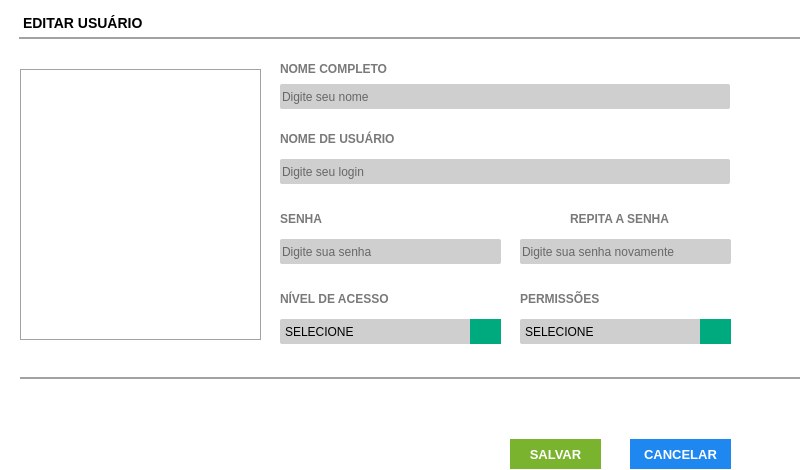
<?xml version="1.0" encoding="UTF-8"?>
<ui version="4.0">
 <class>Form_Edit_Usuario</class>
 <widget class="QFrame" name="Form_Edit_Usuario">
  <property name="windowModality">
   <enum>Qt::ApplicationModal</enum>
  </property>
  <property name="geometry">
   <rect>
    <x>0</x>
    <y>0</y>
    <width>800</width>
    <height>470</height>
   </rect>
  </property>
  <property name="minimumSize">
   <size>
    <width>800</width>
    <height>470</height>
   </size>
  </property>
  <property name="maximumSize">
   <size>
    <width>800</width>
    <height>470</height>
   </size>
  </property>
  <property name="windowTitle">
   <string>LC INFORMÁTICA | EDITAR USUÁRIOS</string>
  </property>
  <property name="windowIcon">
   <iconset>
    <normaloff>img/adduser_.png</normaloff>img/adduser_.png</iconset>
  </property>
  <property name="frameShape">
   <enum>QFrame::StyledPanel</enum>
  </property>
  <property name="frameShadow">
   <enum>QFrame::Raised</enum>
  </property>
  <widget class="QFrame" name="fr_FormProdutos">
   <property name="geometry">
    <rect>
     <x>0</x>
     <y>-1</y>
     <width>1000</width>
     <height>531</height>
    </rect>
   </property>
   <property name="styleSheet">
    <string notr="true">background: #FFF;
border: none</string>
   </property>
   <widget class="QLabel" name="lb_FormProdutos">
    <property name="geometry">
     <rect>
      <x>19</x>
      <y>10</y>
      <width>961</width>
      <height>30</height>
     </rect>
    </property>
    <property name="styleSheet">
     <string notr="true">QLabel{
font-size: 14px;
font-family: &quot;Arial&quot;;
font-weight: bold;

border-bottom: 2px solid #A2A2A2
}</string>
    </property>
    <property name="text">
     <string>EDITAR USUÁRIO</string>
    </property>
   </widget>
   <widget class="QLabel" name="lb_FotoProduto">
    <property name="geometry">
     <rect>
      <x>20</x>
      <y>70</y>
      <width>241</width>
      <height>271</height>
     </rect>
    </property>
    <property name="styleSheet">
     <string notr="true">border: 1px solid #A2A2A2;

</string>
    </property>
    <property name="text">
     <string/>
    </property>
    <property name="alignment">
     <set>Qt::AlignCenter</set>
    </property>
   </widget>
   <widget class="QLabel" name="lb_FormProdutos_2">
    <property name="geometry">
     <rect>
      <x>280</x>
      <y>60</y>
      <width>150</width>
      <height>20</height>
     </rect>
    </property>
    <property name="styleSheet">
     <string notr="true">QLabel{
font-size: 12px;
font-family: &quot;Arial Unicode MS&quot;;
font-weight: bold;
color: #797979
}</string>
    </property>
    <property name="text">
     <string>NOME COMPLETO</string>
    </property>
   </widget>
   <widget class="QLineEdit" name="tx_nome">
    <property name="geometry">
     <rect>
      <x>280</x>
      <y>85</y>
      <width>450</width>
      <height>25</height>
     </rect>
    </property>
    <property name="focusPolicy">
     <enum>Qt::WheelFocus</enum>
    </property>
    <property name="styleSheet">
     <string notr="true">QLineEdit{
background: #CFCFCF;
border-radius: 2px;
color: #000;
font: 13px &quot;Arial&quot; ;
}
QLineEdit:Focus {
border: 1px solid red;
}</string>
    </property>
    <property name="placeholderText">
     <string>Digite seu nome</string>
    </property>
   </widget>
   <widget class="QLabel" name="lb_FormProdutos_3">
    <property name="geometry">
     <rect>
      <x>280</x>
      <y>290</y>
      <width>221</width>
      <height>20</height>
     </rect>
    </property>
    <property name="styleSheet">
     <string notr="true">QLabel{
font-size: 12px;
font-family: &quot;Arial Unicode MS&quot;;
font-weight: bold;
color: #797979
}</string>
    </property>
    <property name="text">
     <string>NÍVEL DE ACESSO</string>
    </property>
   </widget>
   <widget class="QComboBox" name="cb_Nivel_Acesso">
    <property name="geometry">
     <rect>
      <x>280</x>
      <y>320</y>
      <width>221</width>
      <height>25</height>
     </rect>
    </property>
    <property name="styleSheet">
     <string notr="true">QComboBox{
background: #CFCFCF;
border-radius: 2px;
color: #000;
font: 13px &quot;Arial&quot; ;
}
QComboBox:Focus {
border: 1px solid red;
}
 QComboBox::drop-down {
     subcontrol-origin: padding;
     subcontrol-position: top right;
     width: 25px;
     border-left-width: 1px;
     border-left-color: darkgray;
     border-left-style: solid; /* just a single line */
     border-top-right-radius: 3px; /* same radius as the QComboBox */
     border-bottom-right-radius: 3px;
 }
QComboBox::down-arrow {
     image: url(&quot;+self.resourcepath('Images/down.png')+&quot;);
 }
</string>
    </property>
    <item>
     <property name="text">
      <string>SELECIONE</string>
     </property>
    </item>
    <item>
     <property name="text">
      <string>ADMINISTRADOR</string>
     </property>
    </item>
    <item>
     <property name="text">
      <string>USUÁRIO</string>
     </property>
    </item>
   </widget>
   <widget class="QLabel" name="lb_FormProdutos_4">
    <property name="geometry">
     <rect>
      <x>520</x>
      <y>290</y>
      <width>211</width>
      <height>20</height>
     </rect>
    </property>
    <property name="styleSheet">
     <string notr="true">QLabel{
font-size: 12px;
font-family: &quot;Arial Unicode MS&quot;;
font-weight: bold;
color: #797979
}</string>
    </property>
    <property name="text">
     <string>PERMISSÕES</string>
    </property>
   </widget>
   <widget class="QComboBox" name="cb_Permissoes">
    <property name="geometry">
     <rect>
      <x>520</x>
      <y>320</y>
      <width>211</width>
      <height>25</height>
     </rect>
    </property>
    <property name="styleSheet">
     <string notr="true">QComboBox{
background: #CFCFCF;
border-radius: 2px;
color: #000;
font: 13px &quot;Arial&quot; ;
}
QComboBox:Focus {
border: 1px solid red;
}
 QComboBox::drop-down {
     subcontrol-origin: padding;
     subcontrol-position: top right;
     width: 25px;
     border-left-width: 1px;
     border-left-color: darkgray;
     border-left-style: solid; /* just a single line */
     border-top-right-radius: 3px; /* same radius as the QComboBox */
     border-bottom-right-radius: 3px;
 }
QComboBox::down-arrow {
     image: url(&quot;+self.resourcepath('Images/down.png')+&quot;);
 }
</string>
    </property>
    <property name="insertPolicy">
     <enum>QComboBox::InsertAtBottom</enum>
    </property>
    <property name="frame">
     <bool>false</bool>
    </property>
    <item>
     <property name="text">
      <string>SELECIONE</string>
     </property>
    </item>
    <item>
     <property name="text">
      <string>TODAS</string>
     </property>
    </item>
    <item>
     <property name="text">
      <string>VISUALIZAR</string>
     </property>
    </item>
    <item>
     <property name="text">
      <string>EDITAR</string>
     </property>
    </item>
    <item>
     <property name="text">
      <string>EXCLUIR</string>
     </property>
    </item>
   </widget>
   <widget class="QLabel" name="lb_FormProdutos_8">
    <property name="geometry">
     <rect>
      <x>20</x>
      <y>350</y>
      <width>960</width>
      <height>30</height>
     </rect>
    </property>
    <property name="styleSheet">
     <string notr="true">QLabel{
font-size: 14px;
font-family: &quot;Arial&quot;;
font-weight: normal;

border-bottom: 2px solid #A2A2A2;
color: #797979
}</string>
    </property>
    <property name="text">
     <string/>
    </property>
   </widget>
   <widget class="QFrame" name="fr_BotoesFormProdutos">
    <property name="geometry">
     <rect>
      <x>0</x>
      <y>470</y>
      <width>1000</width>
      <height>30</height>
     </rect>
    </property>
    <property name="styleSheet">
     <string notr="true">background-color: rgb(255, 255, 255);
border: none;</string>
    </property>
   </widget>
   <widget class="QLabel" name="lb_FormProdutos_5">
    <property name="geometry">
     <rect>
      <x>280</x>
      <y>130</y>
      <width>150</width>
      <height>20</height>
     </rect>
    </property>
    <property name="styleSheet">
     <string notr="true">QLabel{
font-size: 12px;
font-family: &quot;Arial Unicode MS&quot;;
font-weight: bold;
color: #797979
}</string>
    </property>
    <property name="text">
     <string>NOME DE USUÁRIO</string>
    </property>
   </widget>
   <widget class="QLineEdit" name="tx_Login">
    <property name="geometry">
     <rect>
      <x>280</x>
      <y>160</y>
      <width>450</width>
      <height>25</height>
     </rect>
    </property>
    <property name="focusPolicy">
     <enum>Qt::WheelFocus</enum>
    </property>
    <property name="styleSheet">
     <string notr="true">QLineEdit{
background: #CFCFCF;
border-radius: 2px;
color: #000;
font: 13px &quot;Arial&quot; ;
}
QLineEdit:Focus {
border: 1px solid red;
}</string>
    </property>
    <property name="placeholderText">
     <string>Digite seu login</string>
    </property>
   </widget>
   <widget class="QLabel" name="lb_FormProdutos_6">
    <property name="geometry">
     <rect>
      <x>280</x>
      <y>210</y>
      <width>150</width>
      <height>20</height>
     </rect>
    </property>
    <property name="styleSheet">
     <string notr="true">QLabel{
font-size: 12px;
font-family: &quot;Arial Unicode MS&quot;;
font-weight: bold;
color: #797979
}</string>
    </property>
    <property name="text">
     <string>SENHA</string>
    </property>
   </widget>
   <widget class="QLineEdit" name="tx_Senha">
    <property name="geometry">
     <rect>
      <x>280</x>
      <y>240</y>
      <width>221</width>
      <height>25</height>
     </rect>
    </property>
    <property name="focusPolicy">
     <enum>Qt::WheelFocus</enum>
    </property>
    <property name="styleSheet">
     <string notr="true">QLineEdit{
background: #CFCFCF;
border-radius: 2px;
color: #000;
font: 13px &quot;Arial&quot; ;
}
QLineEdit:Focus {
border: 1px solid red;
}</string>
    </property>
    <property name="echoMode">
     <enum>QLineEdit::Password</enum>
    </property>
    <property name="placeholderText">
     <string>Digite sua senha</string>
    </property>
   </widget>
   <widget class="QLabel" name="lb_FormProdutos_9">
    <property name="geometry">
     <rect>
      <x>570</x>
      <y>210</y>
      <width>150</width>
      <height>20</height>
     </rect>
    </property>
    <property name="styleSheet">
     <string notr="true">QLabel{
font-size: 12px;
font-family: &quot;Arial Unicode MS&quot;;
font-weight: bold;
color: #797979
}</string>
    </property>
    <property name="text">
     <string>REPITA A SENHA</string>
    </property>
   </widget>
   <widget class="QLineEdit" name="tx_Senha2">
    <property name="geometry">
     <rect>
      <x>520</x>
      <y>240</y>
      <width>211</width>
      <height>25</height>
     </rect>
    </property>
    <property name="focusPolicy">
     <enum>Qt::WheelFocus</enum>
    </property>
    <property name="styleSheet">
     <string notr="true">QLineEdit{
background: #CFCFCF;
border-radius: 2px;
color: #000;
font: 13px &quot;Arial&quot; ;
}
QLineEdit:Focus {
border: 1px solid red;
}</string>
    </property>
    <property name="echoMode">
     <enum>QLineEdit::Password</enum>
    </property>
    <property name="placeholderText">
     <string>Digite sua senha novamente</string>
    </property>
   </widget>
   <widget class="QPushButton" name="bt_SalvarUsuario">
    <property name="geometry">
     <rect>
      <x>510</x>
      <y>440</y>
      <width>91</width>
      <height>30</height>
     </rect>
    </property>
    <property name="font">
     <font>
      <family>Tahoma</family>
      <pointsize>10</pointsize>
      <weight>75</weight>
      <bold>true</bold>
     </font>
    </property>
    <property name="cursor">
     <cursorShape>PointingHandCursor</cursorShape>
    </property>
    <property name="focusPolicy">
     <enum>Qt::NoFocus</enum>
    </property>
    <property name="contextMenuPolicy">
     <enum>Qt::ActionsContextMenu</enum>
    </property>
    <property name="styleSheet">
     <string notr="true">QPushButton {
background-color: #7AB32E;
color: #FFF
 }
QPushButton:hover{
background-color: #40a286
}</string>
    </property>
    <property name="text">
     <string>SALVAR</string>
    </property>
    <property name="icon">
     <iconset>
      <normaloff>:/salvar/salvar.png</normaloff>:/salvar/salvar.png</iconset>
    </property>
    <property name="iconSize">
     <size>
      <width>50</width>
      <height>25</height>
     </size>
    </property>
   </widget>
   <widget class="QPushButton" name="Bt_CancelarUsuario">
    <property name="geometry">
     <rect>
      <x>630</x>
      <y>440</y>
      <width>101</width>
      <height>30</height>
     </rect>
    </property>
    <property name="font">
     <font>
      <pointsize>10</pointsize>
      <weight>75</weight>
      <bold>true</bold>
     </font>
    </property>
    <property name="cursor">
     <cursorShape>PointingHandCursor</cursorShape>
    </property>
    <property name="focusPolicy">
     <enum>Qt::NoFocus</enum>
    </property>
    <property name="contextMenuPolicy">
     <enum>Qt::ActionsContextMenu</enum>
    </property>
    <property name="styleSheet">
     <string notr="true">QPushButton {
background-color: #1E87F0;
color: #FFF
 }
QPushButton:hover{
background-color: #40a286
}</string>
    </property>
    <property name="text">
     <string>CANCELAR</string>
    </property>
    <property name="icon">
     <iconset>
      <normaloff>:/sair/delete_delete_exit_1577.png</normaloff>:/sair/delete_delete_exit_1577.png</iconset>
    </property>
    <property name="iconSize">
     <size>
      <width>75</width>
      <height>25</height>
     </size>
    </property>
   </widget>
   <widget class="QLabel" name="label">
    <property name="geometry">
     <rect>
      <x>470</x>
      <y>320</y>
      <width>31</width>
      <height>25</height>
     </rect>
    </property>
    <property name="styleSheet">
     <string notr="true">background-color: rgb(0, 170, 127);</string>
    </property>
    <property name="text">
     <string/>
    </property>
   </widget>
   <widget class="QLabel" name="label_2">
    <property name="geometry">
     <rect>
      <x>700</x>
      <y>320</y>
      <width>31</width>
      <height>25</height>
     </rect>
    </property>
    <property name="styleSheet">
     <string notr="true">background-color: rgb(0, 170, 127);</string>
    </property>
    <property name="text">
     <string/>
    </property>
   </widget>
  </widget>
 </widget>
 <tabstops>
  <tabstop>tx_nome</tabstop>
  <tabstop>tx_Login</tabstop>
  <tabstop>tx_Senha</tabstop>
  <tabstop>tx_Senha2</tabstop>
  <tabstop>cb_Nivel_Acesso</tabstop>
  <tabstop>cb_Permissoes</tabstop>
 </tabstops>
 <resources>
  <include location="../Icones/icones.qrc"/>
 </resources>
 <connections/>
</ui>
